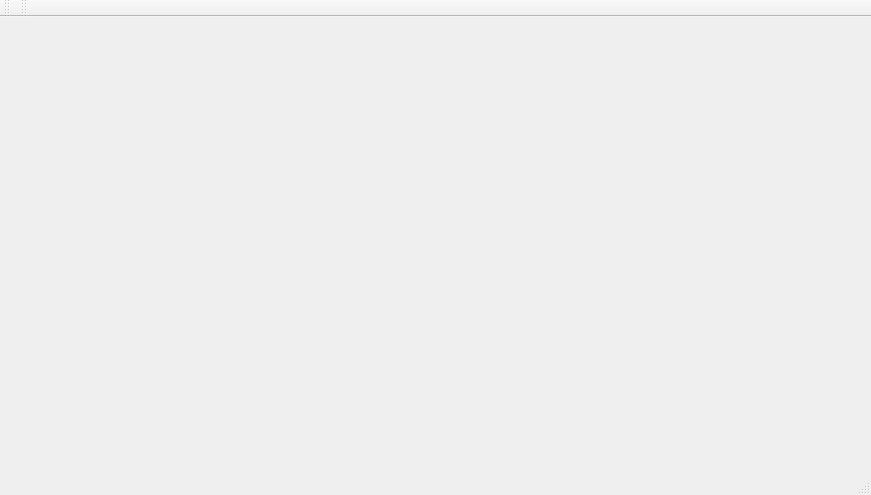
<?xml version="1.0" encoding="UTF-8"?>
<ui version="4.0">
 <class>ManuellTagWindow</class>
 <widget class="QMainWindow" name="ManuellTagWindow">
  <property name="geometry">
   <rect>
    <x>0</x>
    <y>0</y>
    <width>871</width>
    <height>495</height>
   </rect>
  </property>
  <property name="sizePolicy">
   <sizepolicy hsizetype="MinimumExpanding" vsizetype="MinimumExpanding">
    <horstretch>0</horstretch>
    <verstretch>0</verstretch>
   </sizepolicy>
  </property>
  <property name="windowTitle">
   <string>MainWindow</string>
  </property>
  <widget class="QWidget" name="centralwidget">
   <property name="enabled">
    <bool>true</bool>
   </property>
   <property name="sizePolicy">
    <sizepolicy hsizetype="Expanding" vsizetype="Expanding">
     <horstretch>0</horstretch>
     <verstretch>0</verstretch>
    </sizepolicy>
   </property>
   <layout class="QVBoxLayout" name="verticalLayout">
    <item>
     <widget class="QScrollArea" name="scrollArea">
      <property name="frameShape">
       <enum>QFrame::NoFrame</enum>
      </property>
      <property name="sizeAdjustPolicy">
       <enum>QAbstractScrollArea::AdjustToContents</enum>
      </property>
      <property name="widgetResizable">
       <bool>true</bool>
      </property>
      <property name="alignment">
       <set>Qt::AlignLeading|Qt::AlignLeft|Qt::AlignTop</set>
      </property>
      <widget class="QWidget" name="latestTags">
       <property name="geometry">
        <rect>
         <x>0</x>
         <y>0</y>
         <width>853</width>
         <height>421</height>
        </rect>
       </property>
       <property name="sizePolicy">
        <sizepolicy hsizetype="MinimumExpanding" vsizetype="MinimumExpanding">
         <horstretch>0</horstretch>
         <verstretch>0</verstretch>
        </sizepolicy>
       </property>
       <layout class="QGridLayout" name="gridLayout_3"/>
      </widget>
     </widget>
    </item>
   </layout>
  </widget>
  <widget class="QMenuBar" name="menubar">
   <property name="geometry">
    <rect>
     <x>0</x>
     <y>0</y>
     <width>871</width>
     <height>21</height>
    </rect>
   </property>
  </widget>
  <widget class="QStatusBar" name="statusbar"/>
  <widget class="QToolBar" name="toolBar">
   <property name="windowTitle">
    <string>toolBar</string>
   </property>
   <attribute name="toolBarArea">
    <enum>TopToolBarArea</enum>
   </attribute>
   <attribute name="toolBarBreak">
    <bool>false</bool>
   </attribute>
  </widget>
  <widget class="QToolBar" name="toolBar_2">
   <property name="windowTitle">
    <string>toolBar_2</string>
   </property>
   <attribute name="toolBarArea">
    <enum>TopToolBarArea</enum>
   </attribute>
   <attribute name="toolBarBreak">
    <bool>false</bool>
   </attribute>
  </widget>
 </widget>
 <resources/>
 <connections/>
</ui>
